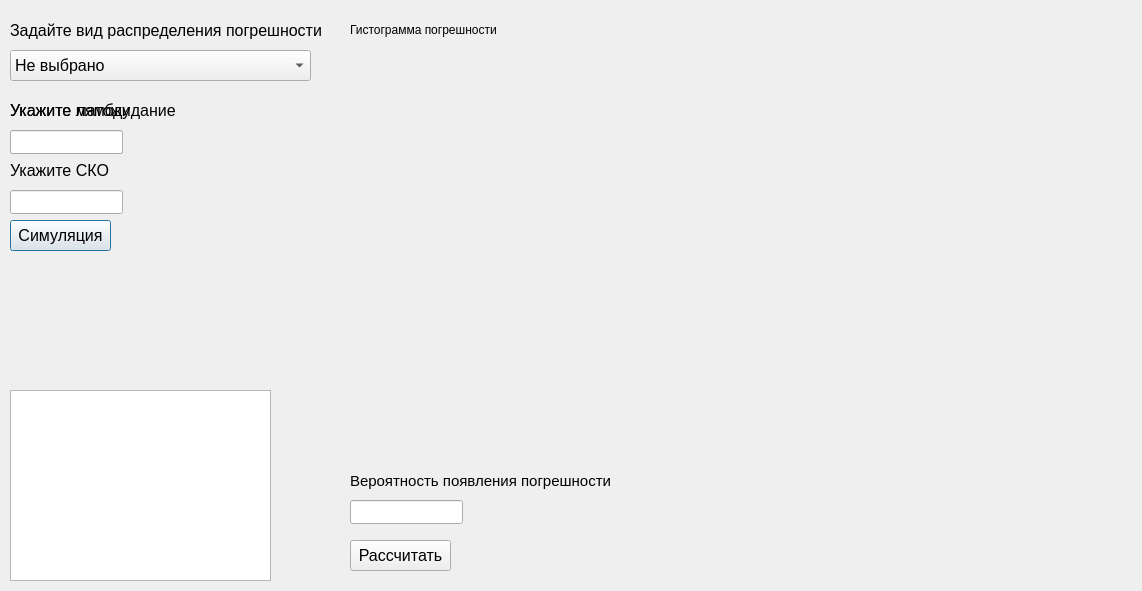
<?xml version="1.0" encoding="UTF-8"?>
<ui version="4.0">
 <class>Simulate</class>
 <widget class="QDialog" name="Simulate">
  <property name="geometry">
   <rect>
    <x>0</x>
    <y>0</y>
    <width>1142</width>
    <height>591</height>
   </rect>
  </property>
  <property name="windowTitle">
   <string>Simulate</string>
  </property>
  <widget class="QLabel" name="label_mean_norm">
   <property name="geometry">
    <rect>
     <x>10</x>
     <y>100</y>
     <width>181</width>
     <height>21</height>
    </rect>
   </property>
   <property name="font">
    <font>
     <pointsize>12</pointsize>
    </font>
   </property>
   <property name="text">
    <string>Укажите матожидание</string>
   </property>
  </widget>
  <widget class="QComboBox" name="comboBox">
   <property name="geometry">
    <rect>
     <x>10</x>
     <y>50</y>
     <width>301</width>
     <height>31</height>
    </rect>
   </property>
   <property name="font">
    <font>
     <pointsize>12</pointsize>
    </font>
   </property>
   <item>
    <property name="text">
     <string>Не выбрано</string>
    </property>
   </item>
   <item>
    <property name="text">
     <string>Гауссовское (нормальное)</string>
    </property>
   </item>
   <item>
    <property name="text">
     <string>Показательное (экспоненциальное)</string>
    </property>
   </item>
  </widget>
  <widget class="QPlainTextEdit" name="Summary">
   <property name="geometry">
    <rect>
     <x>10</x>
     <y>390</y>
     <width>261</width>
     <height>191</height>
    </rect>
   </property>
  </widget>
  <widget class="QLabel" name="label">
   <property name="geometry">
    <rect>
     <x>10</x>
     <y>20</y>
     <width>311</width>
     <height>21</height>
    </rect>
   </property>
   <property name="font">
    <font>
     <pointsize>12</pointsize>
    </font>
   </property>
   <property name="text">
    <string>Задайте вид распределения погрешности:</string>
   </property>
  </widget>
  <widget class="QLineEdit" name="disp_norm">
   <property name="geometry">
    <rect>
     <x>10</x>
     <y>190</y>
     <width>113</width>
     <height>24</height>
    </rect>
   </property>
  </widget>
  <widget class="QLineEdit" name="mean_norm">
   <property name="geometry">
    <rect>
     <x>10</x>
     <y>130</y>
     <width>113</width>
     <height>24</height>
    </rect>
   </property>
  </widget>
  <widget class="QPushButton" name="pushButton">
   <property name="geometry">
    <rect>
     <x>10</x>
     <y>220</y>
     <width>101</width>
     <height>31</height>
    </rect>
   </property>
   <property name="font">
    <font>
     <pointsize>12</pointsize>
    </font>
   </property>
   <property name="text">
    <string>Симуляция</string>
   </property>
  </widget>
  <widget class="QCustomPlot" name="plotnos" native="true">
   <property name="geometry">
    <rect>
     <x>350</x>
     <y>50</y>
     <width>731</width>
     <height>411</height>
    </rect>
   </property>
  </widget>
  <widget class="QLabel" name="label_5">
   <property name="geometry">
    <rect>
     <x>350</x>
     <y>20</y>
     <width>201</width>
     <height>20</height>
    </rect>
   </property>
   <property name="text">
    <string>Гистограмма погрешности</string>
   </property>
  </widget>
  <widget class="QLabel" name="label_disp">
   <property name="geometry">
    <rect>
     <x>10</x>
     <y>160</y>
     <width>181</width>
     <height>21</height>
    </rect>
   </property>
   <property name="font">
    <font>
     <pointsize>12</pointsize>
    </font>
   </property>
   <property name="text">
    <string>Укажите СКО</string>
   </property>
  </widget>
  <widget class="QLineEdit" name="lambda_exp">
   <property name="geometry">
    <rect>
     <x>10</x>
     <y>130</y>
     <width>113</width>
     <height>24</height>
    </rect>
   </property>
  </widget>
  <widget class="QLabel" name="label_exp">
   <property name="geometry">
    <rect>
     <x>10</x>
     <y>100</y>
     <width>181</width>
     <height>21</height>
    </rect>
   </property>
   <property name="font">
    <font>
     <pointsize>12</pointsize>
    </font>
   </property>
   <property name="text">
    <string>Укажите лямбду</string>
   </property>
  </widget>
  <widget class="QLabel" name="label_prop">
   <property name="geometry">
    <rect>
     <x>350</x>
     <y>470</y>
     <width>461</width>
     <height>21</height>
    </rect>
   </property>
   <property name="font">
    <font>
     <pointsize>11</pointsize>
    </font>
   </property>
   <property name="text">
    <string>Вероятность появления погрешности</string>
   </property>
  </widget>
  <widget class="QLineEdit" name="prop">
   <property name="geometry">
    <rect>
     <x>350</x>
     <y>500</y>
     <width>113</width>
     <height>24</height>
    </rect>
   </property>
  </widget>
  <widget class="QPushButton" name="calc_prop">
   <property name="geometry">
    <rect>
     <x>350</x>
     <y>540</y>
     <width>101</width>
     <height>31</height>
    </rect>
   </property>
   <property name="font">
    <font>
     <pointsize>12</pointsize>
    </font>
   </property>
   <property name="text">
    <string>Рассчитать</string>
   </property>
  </widget>
  <zorder>label</zorder>
  <zorder>comboBox</zorder>
  <zorder>Summary</zorder>
  <zorder>pushButton</zorder>
  <zorder>plotnos</zorder>
  <zorder>label_5</zorder>
  <zorder>disp_norm</zorder>
  <zorder>label_disp</zorder>
  <zorder>mean_norm</zorder>
  <zorder>label_mean_norm</zorder>
  <zorder>lambda_exp</zorder>
  <zorder>label_exp</zorder>
  <zorder>label_prop</zorder>
  <zorder>prop</zorder>
  <zorder>calc_prop</zorder>
 </widget>
 <customwidgets>
  <customwidget>
   <class>QCustomPlot</class>
   <extends>QWidget</extends>
   <header>qcustomplot.h</header>
   <container>1</container>
  </customwidget>
 </customwidgets>
 <resources/>
 <connections/>
</ui>
